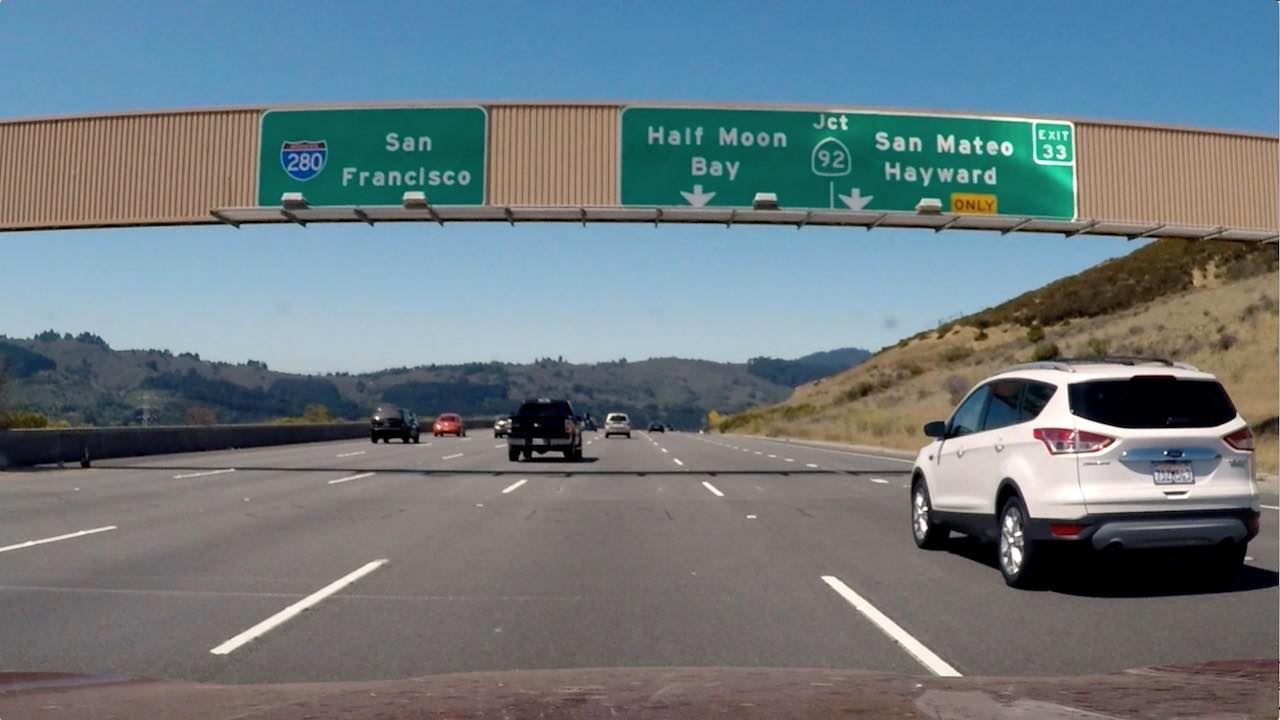
#> input picture signs_vehicles_xygrad.png, 1280 x 720 px, found by its file name
$ jupyter execute magnitude_gradient.ipynb   (older library calls are emulated)
#> lines starting #> are read from the running program, lines starting #| are printed output that depends on the picture; after the words box and inside, x2 and y2 are one past the last pixel; in counts of white or black regions, pixels touching at a corner belong together
[cell 1]
import numpy as np
import cv2
import matplotlib.pyplot as plt
import matplotlib.image as mpimg
import pickle
import os

# Read in an image
pwd = 'Gradients_Color_spaces'
image = mpimg.imread(os.path.join(pwd, 'signs_vehicles_xygrad.png'))
#> image is the input picture: shape (720, 1280, 3) float32; mean R, G, B 0.428, 0.477, 0.5

# Define a function that applies Sobel x and y,
# then computes the magnitude of the gradient
# and applies a threshold
def mag_thresh(img, sobel_kernel=3, mag_thresh=(0, 255)):

    # Apply the following steps to img
    # 1) Convert to grayscale
    # 2) Take the gradient in x and y separately
    # 3) Calculate the magnitude
    # 4) Scale to 8-bit (0 - 255) and convert to type = np.uint8
    # 5) Create a binary mask where mag thresholds are met
    # 6) Return this mask as your binary_output image
#> called with sobel_kernel = 5, mag_thresh = (30, 100)
    gray = cv2.cvtColor(img, cv2.COLOR_RGB2GRAY)
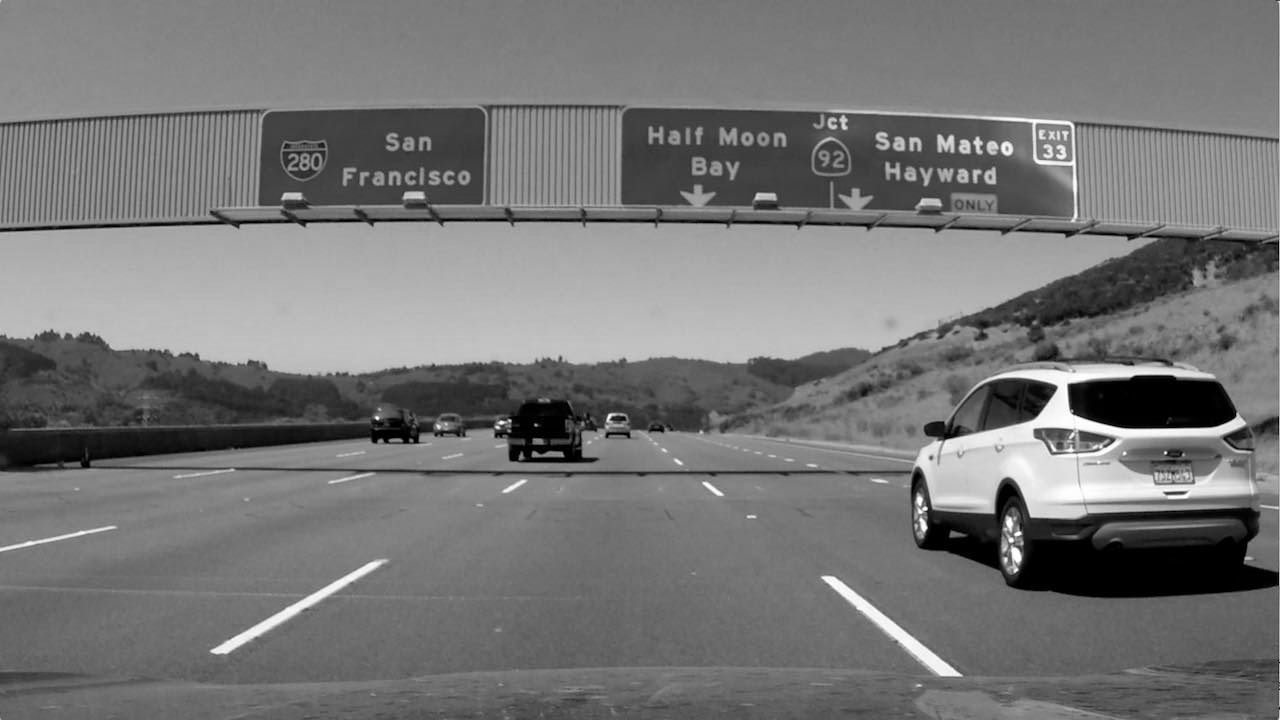
#> gray: shape (720, 1280) float32; min 0, max 0.999, mean 0.465
    sobelx = cv2.Sobel(gray, cv2.CV_64F, 1, 0, ksize=sobel_kernel)
    sobely = cv2.Sobel(gray, cv2.CV_64F, 0, 1, ksize = sobel_kernel)
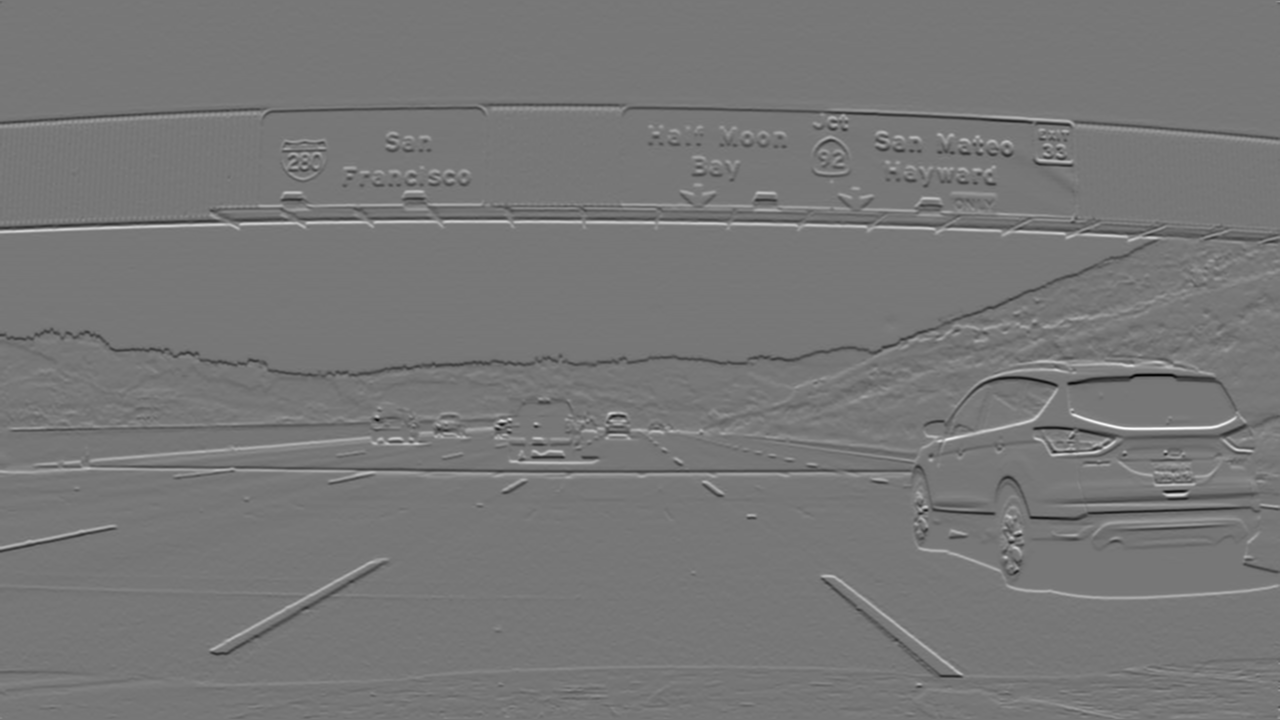
#> sobely: shape (720, 1280) float64; min -39.01, max 44.23, mean 0; drawn with min black and max white
    mag_sobel = np.sqrt(np.square(sobelx) + np.square(sobely))
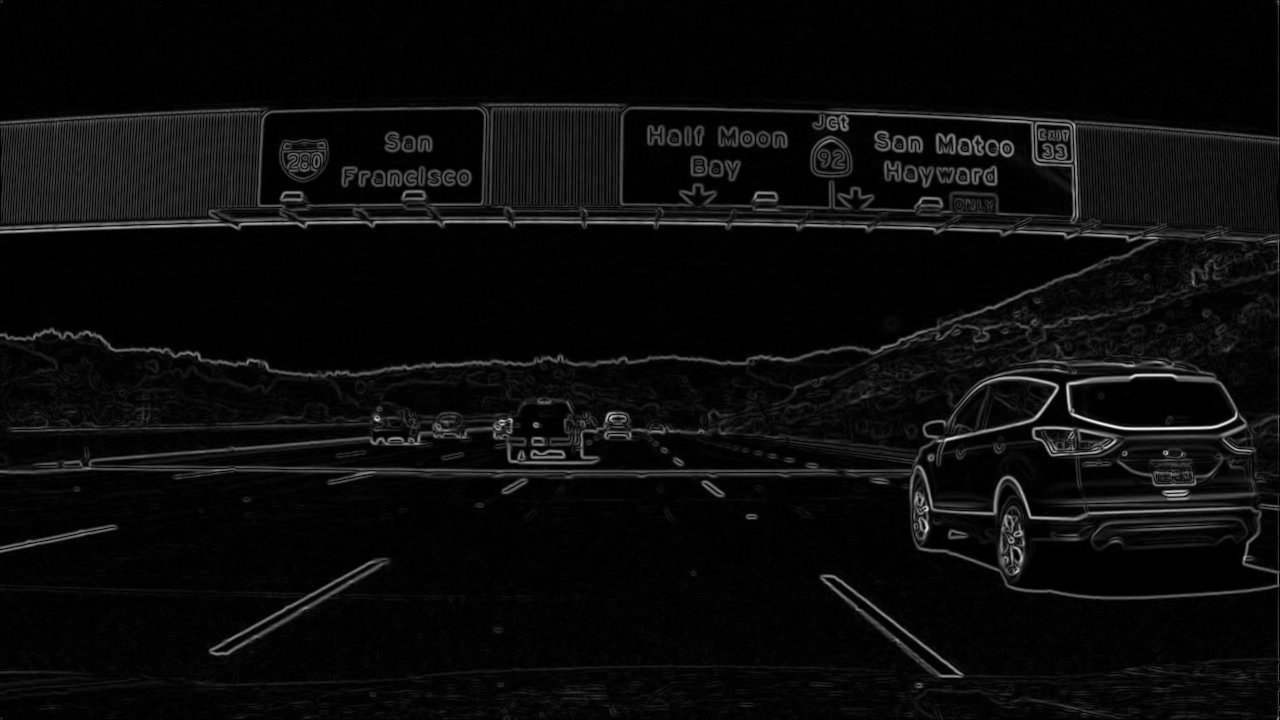
#> mag_sobel: shape (720, 1280) float64; min 0, max 44.23, mean 2; drawn with min black and max white
    scaled_sobel = np.uint8(255*mag_sobel / np.max(mag_sobel))
    binary_output = np.zeros_like(scaled_sobel)
    binary_output[(scaled_sobel > mag_thresh[0]) & (scaled_sobel < mag_thresh[1])] = 1
    # binary_output = np.copy(img) # Remove this line
    return binary_output

# Run the function
mag_binary = mag_thresh(image, sobel_kernel=5, mag_thresh=(30, 100))
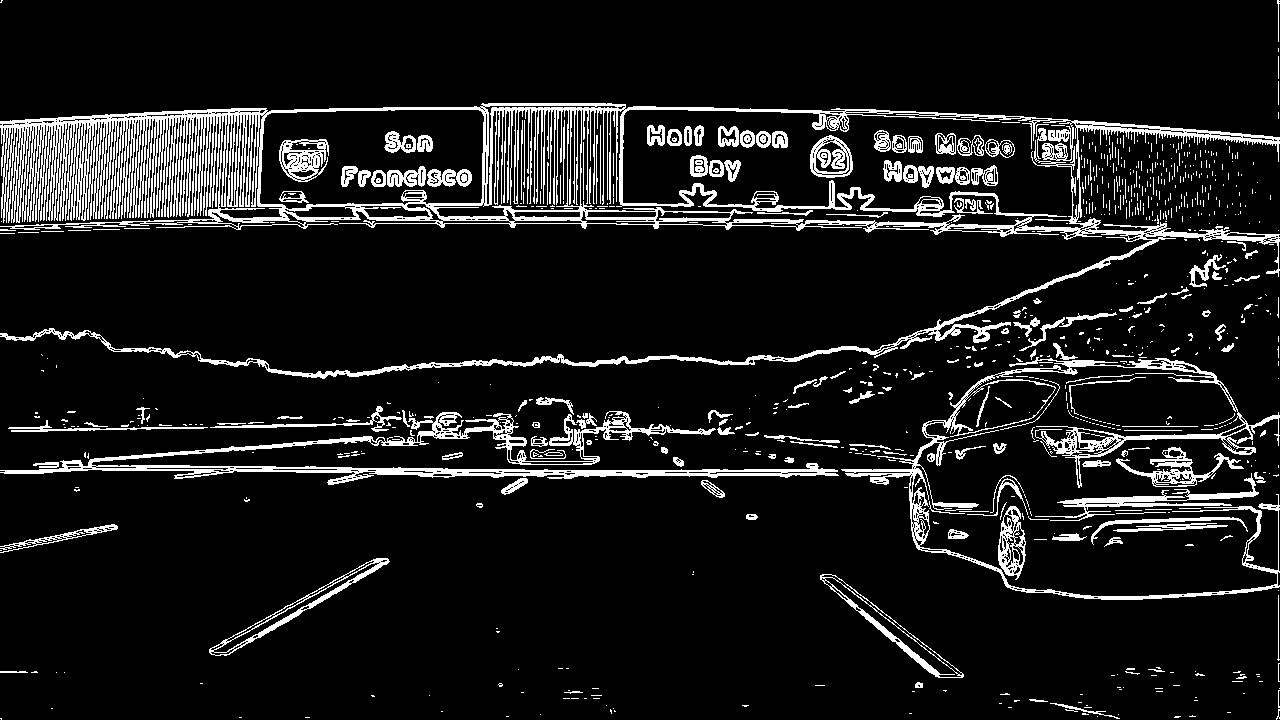
#> mag_binary: shape (720, 1280); values 0 (black) and 1 (white), 10.2% white; 849 white regions (659 under 20 px), largest, box (x1, y1, x2, y2) and area: (0, 103, 1280, 379) 44771, (0, 411, 839, 485) 9553, (841, 357, 1280, 600) 8472
# Plot the result
f, (ax1, ax2) = plt.subplots(1, 2, figsize=(24, 9))
f.tight_layout()
ax1.imshow(image)
ax1.set_title('Original Image', fontsize=50)
ax2.imshow(mag_binary, cmap='gray')
ax2.set_title('Thresholded Magnitude', fontsize=50)
plt.subplots_adjust(left=0., right=1, top=0.9, bottom=0.)
